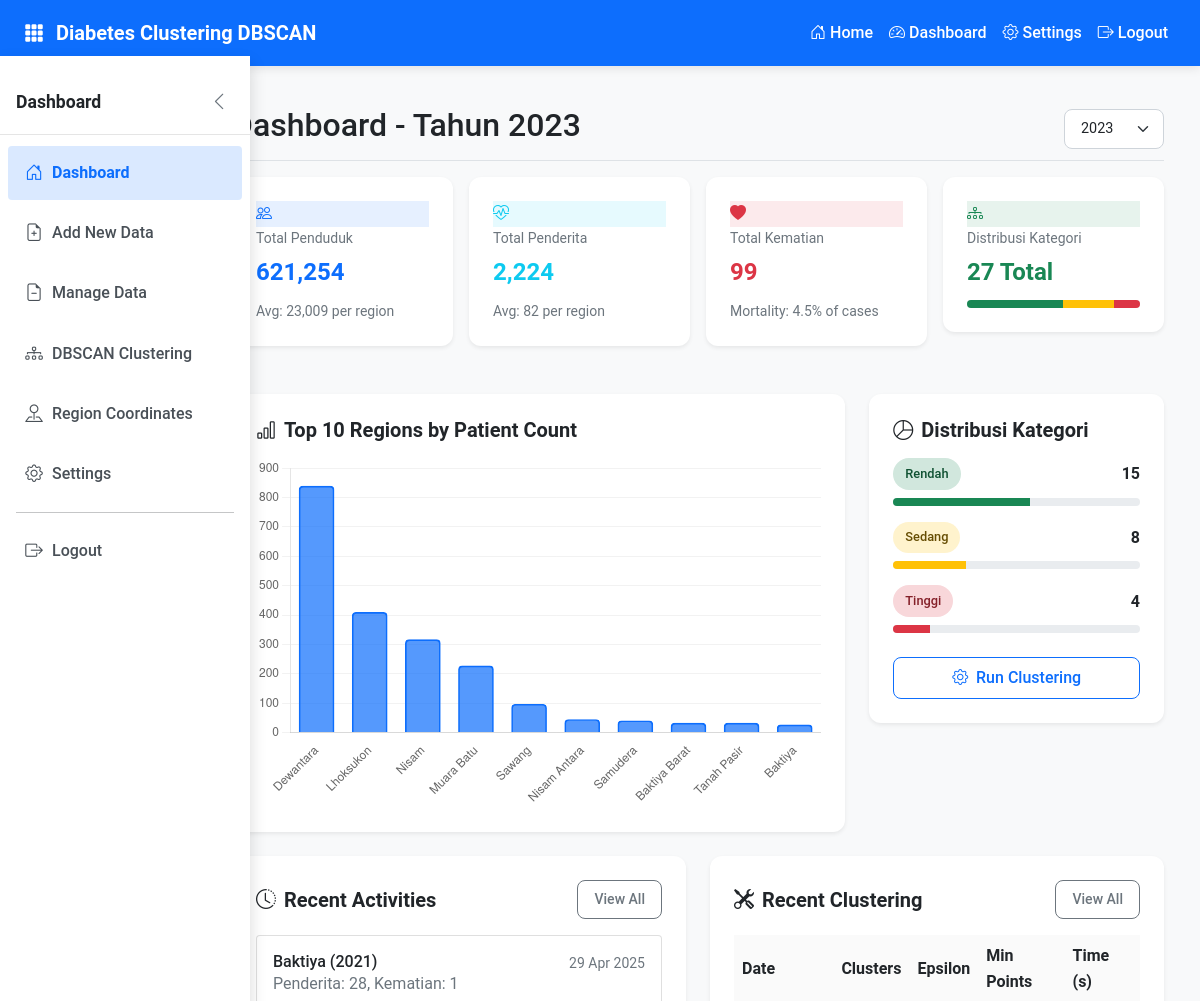
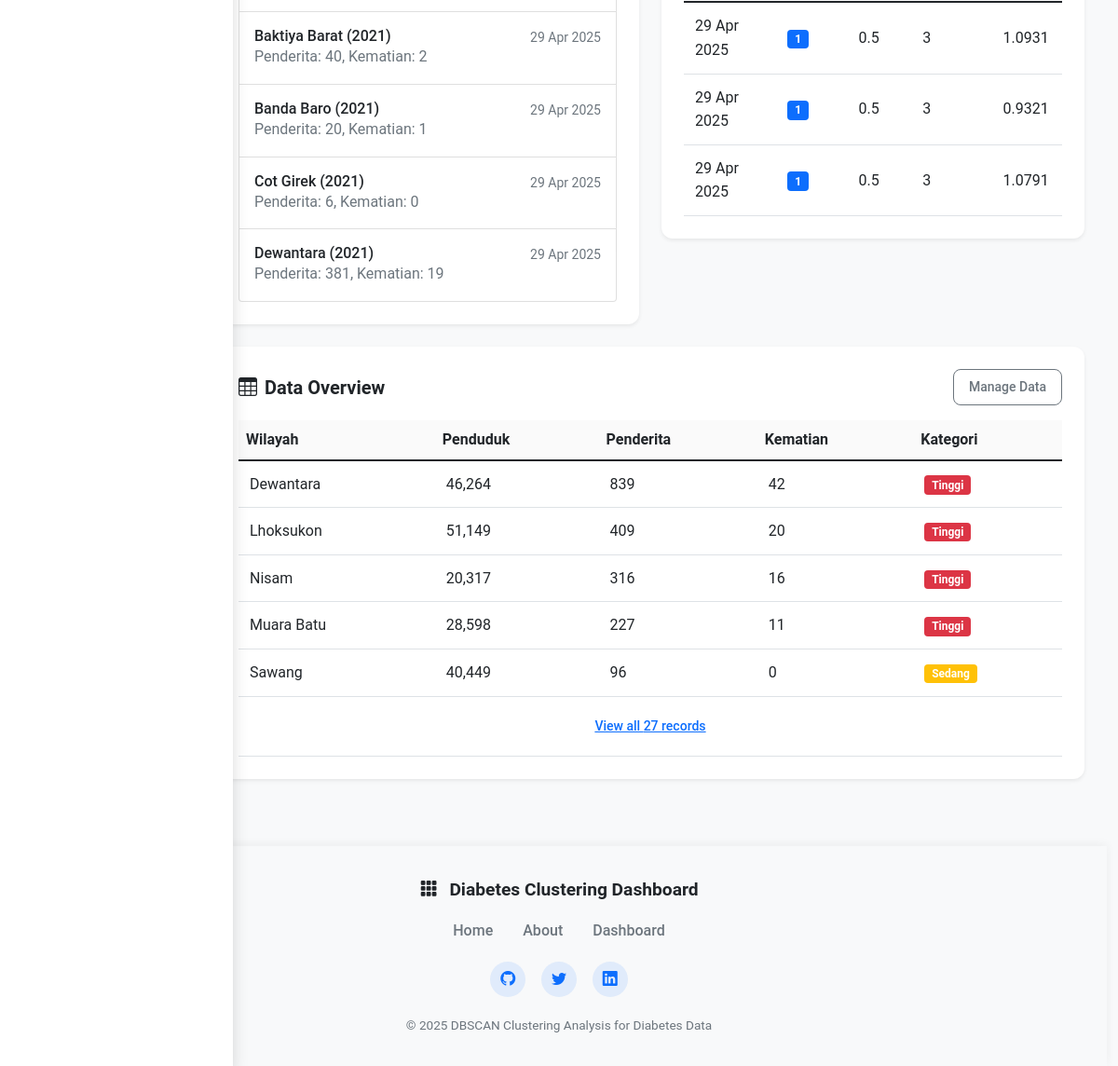
Page /admin/dashboard.php (signed in) on the committed database (2 pictures, top to bottom).
### tables this page shows
CREATE TABLE `diabetes_data`  (
  `id` int(11) NOT NULL AUTO_INCREMENT,
  `wilayah` varchar(100) NOT NULL,
  `jumlah_penduduk` int(11) NOT NULL,
  `jumlah_penderita` int(11) NOT NULL,
  `jumlah_kematian` int(11) NOT NULL,
  `created_at` timestamp(0) NOT NULL DEFAULT current_timestamp(0),
  `cluster` int(11) NULL DEFAULT NULL,
  `tahun` int(11) NULL DEFAULT NULL,
  PRIMARY KEY (`id`) USING BTREE
);

CREATE TABLE `clustering_results`  (
  `id` int(11) NOT NULL AUTO_INCREMENT,
  `cluster_count` int(11) NOT NULL,
  `epsilon` float NOT NULL,
  `min_samples` int(11) NULL DEFAULT NULL,
  `min_points` int(11) NOT NULL,
  `data_points` int(11) NOT NULL,
  `outliers` int(11) NOT NULL,
  `execution_time` float NOT NULL,
  `date_generated` timestamp(0) NOT NULL DEFAULT current_timestamp(0),
  PRIMARY KEY (`id`) USING BTREE
);

### admin/dashboard.php (the view, shortened to what the rows shown need)
<?php
require_once '../config/database.php';
$stmt = $pdo->prepare("SELECT * FROM user_settings WHERE user_id = ?");
$stmt->execute([$_SESSION['user_id']]);
$settings = $stmt->fetch(PDO::FETCH_ASSOC);
$show_chart_dashboard = isset($settings['show_chart_dashboard']) ? (bool)$settings['show_chart_dashboard'] : true;
$selected_year = isset($_GET['year']) ? $_GET['year'] : null;
$stmt = $pdo->query("SELECT DISTINCT tahun FROM diabetes_data ORDER BY tahun DESC");
$years = $stmt->fetchAll(PDO::FETCH_COLUMN);
if (!$selected_year || !in_array($selected_year, $years)) {
    $selected_year = $years[0] ?? date('Y');
}
$stmt = $pdo->prepare("SELECT * FROM diabetes_data WHERE tahun = ? ORDER BY {$settings['default_sort']} DESC");
$stmt->execute([$selected_year]);
$region_data = $stmt->fetchAll(PDO::FETCH_ASSOC);
function getKategoriDiabetes($jumlah_penderita, $jumlah_kematian, $jumlah_penduduk) {
    $rasio_penderita = ($jumlah_penduduk > 0) ? ($jumlah_penderita / $jumlah_penduduk) * 1000 : 0;
    if ($jumlah_penderita >= 300 || ($jumlah_penderita >= 200 && $jumlah_kematian >= 10)) {
        return [
            'kategori' => 'Tinggi',
            'color' => 'bg-danger'
        ];
    } elseif ($jumlah_penderita >= 20 || ($rasio_penderita >= 5 && $jumlah_penderita >= 10)) {
        return [
            'kategori' => 'Sedang',
            'color' => 'bg-warning'
        ];
    } else {
        return [
            'kategori' => 'Rendah',
            'color' => 'bg-success'
        ];
    }
}
$chart_data = array_slice($region_data, 0, 10);
$recent_stmt = $pdo->query("SELECT id, wilayah, tahun, jumlah_penderita, jumlah_kematian, created_at
                            FROM diabetes_data
                            ORDER BY created_at DESC
                            LIMIT 5");
$recent_activities = $recent_stmt->fetchAll();
$cluster_stmt = $pdo->query("SELECT * FROM clustering_results ORDER BY date_generated DESC LIMIT 3");
$cluster_history = $cluster_stmt->fetchAll();
include '../includes/header.php';
?>
<div class="container-fluid">
    <div class="row">
        <main class="col-md-9 ms-sm-auto col-lg-10 px-md-4">
            <div class="d-flex justify-content-between flex-wrap flex-md-nowrap align-items-center pt-3 pb-2 mb-3 border-bottom">
                <h1 class="h2">Dashboard - Tahun <?php echo htmlspecialchars($selected_year); ?></h1>
            </div>
            <div class="row">
                <div class="col-lg-6">
                    <div class="card shadow-sm mb-4">
                        <div class="card-body">
                            <?php if (count($recent_activities) > 0): ?>
                                <div class="list-group">
                                    <?php foreach ($recent_activities as $activity): ?>
                                        <div class="list-group-item list-group-item-action d-flex gap-3 py-3">
                                            <div class="d-flex gap-2 w-100 justify-content-between">
                                                <div>
                                                    <h6 class="mb-0"><?php echo htmlspecialchars($activity['wilayah']); ?> (<?php echo htmlspecialchars($activity['tahun']); ?>)</h6>
                                                    <p class="mb-0 text-muted">
                                                        Penderita: <?php echo number_format($activity['jumlah_penderita']); ?>,
                                                        Kematian: <?php echo number_format($activity['jumlah_kematian']); ?>
                                                    </p>
                                                </div>
                                                <small class="text-muted">
                                                    <?php echo date('d M Y', strtotime($activity['created_at'])); ?>
                                                </small>
                                            </div>
                                        </div>
                                    <?php endforeach; ?>
                                </div>
                            <?php else: ?>
                                <div class="text-center py-4">
                                    <p class="text-muted">No recent activities found.</p>
                                </div>
                            <?php endif; ?>
                        </div>
                    </div>
                </div>
                <div class="col-lg-6">
                    <div class="card shadow-sm mb-4">
                        <div class="card-body">
                            <?php if (count($cluster_history) > 0): ?>
                                <div class="table-responsive">
                                    <table class="table table-hover">
                                        <thead>
                                            <tr>
                                                <th>Date</th>
                                                <th>Clusters</th>
                                                <th>Epsilon</th>
                                                <th>Min Points</th>
                                                <th>Time (s)</th>
                                            </tr>
                                        </thead>
                                        <tbody>
                                            <?php foreach ($cluster_history as $history): ?>
                                                <tr>
                                                    <td><?php echo date('d M Y', strtotime($history['date_generated'])); ?></td>
                                                    <td>
                                                        <span class="badge bg-primary"><?php echo htmlspecialchars($history['cluster_count']); ?></span>
                                                    </td>
                                                    <td><?php echo htmlspecialchars($history['epsilon']); ?></td>
                                                    <td><?php echo htmlspecialchars($history['min_points']); ?></td>
                                                    <td><?php echo htmlspecialchars($history['execution_time']); ?></td>
                                                </tr>
                                            <?php endforeach; ?>
                                        </tbody>
                                    </table>
                                </div>
                            <?php else: ?>
                                <div class="text-center py-4">
                                    <p class="text-muted">No clustering history found.</p>
                                </div>
                            <?php endif; ?>
                        </div>
                    </div>
                </div>
            </div>
            <div class="card shadow-sm mb-4">
                <div class="card-body">
                    <div class="table-responsive">
                        <table class="table table-hover">
                            <thead>
                                <tr>
                                    <th>Wilayah</th>
                                    <th>Penduduk</th>
                                    <th>Penderita</th>
                                    <th>Kematian</th>
                                    <th>Kategori</th>
                                </tr>
                            </thead>
                            <tbody>
                                <?php foreach (array_slice($region_data, 0, 5) as $row):
                                    $kategori_info = getKategoriDiabetes(
                                        $row['jumlah_penderita'],
                                        $row['jumlah_kematian'],
                                        $row['jumlah_penduduk']
                                    );
                                ?>
                                    <tr>
                                        <td><?php echo htmlspecialchars($row['wilayah']); ?></td>
                                        <td><?php echo number_format($row['jumlah_penduduk']); ?></td>
                                        <td><?php echo number_format($row['jumlah_penderita']); ?></td>
                                        <td><?php echo number_format($row['jumlah_kematian']); ?></td>
                                        <td>
                                            <span class="badge <?php echo $kategori_info['color']; ?>">
                                                <?php echo $kategori_info['kategori']; ?>
                                            </span>
                                        </td>
                                    </tr>
                                <?php endforeach; ?>
                            </tbody>
                        </table>
                    </div>
                </div>
            </div>
        </main>
    </div>
</div>
<?php if ($show_chart_dashboard): ?>
<script>
document.addEventListener('DOMContentLoaded', function() {
    const ctx = document.getElementById('regionsChart').getContext('2d');
    new Chart(ctx, {
        type: 'bar',
        data: {
            labels: <?php echo json_encode(array_column($chart_data, 'wilayah')); ?>,
            datasets: [{
                label: 'Jumlah Penderita',
                data: <?php echo json_encode(array_column($chart_data, 'jumlah_penderita')); ?>,
                backgroundColor: 'rgba(13, 110, 253, 0.7)',
                borderColor: 'rgba(13, 110, 253, 1)',
                borderWidth: 1,
                borderRadius: 4,
                barThickness: 'flex',
                maxBarThickness: 35
            }]
        },
        options: {
            responsive: true,
            maintainAspectRatio: false,
            plugins: {
                legend: {
                    display: false
                },
                tooltip: {
                    callbacks: {
                        label: function(context) {
                            return 'Penderita: ' + new Intl.NumberFormat().format(context.raw);
                        },
                        afterLabel: function(context) {
                            const dataIndex = context.dataIndex;
                            const deaths = <?php echo json_encode(array_column($chart_data, 'jumlah_kematian')); ?>[dataIndex];
                            return 'Kematian: ' + new Intl.NumberFormat().format(deaths);
                        }
                    }
                }
            },
            scales: {
                y: {
                    beginAtZero: true,
                    grid: {
                        color: 'rgba(0, 0, 0, 0.05)'
                    },
                    ticks: {
                        callback: function(value) {
                            return new Intl.NumberFormat().format(value);
                        }
                    }
                },
                x: {
                    grid: {
                        display: false
                    },
                    ticks: {
                        maxRotation: 45,
                        minRotation: 45
                    }
                }
            }
        }
    });
});
</script>
<?php endif; ?>
<?php include '../includes/footer.php'; ?>

### rows in the picture
diabetes_data: wilayah "Baktiya", tahun "2021", jumlah_penderita "28", jumlah_kematian "1", created_at "29 Apr 2025"
diabetes_data: wilayah "Baktiya Barat", tahun "2021", jumlah_penderita "40", jumlah_kematian "2", created_at "29 Apr 2025"
diabetes_data: wilayah "Banda Baro", tahun "2021", jumlah_penderita "20", jumlah_kematian "1", created_at "29 Apr 2025"
diabetes_data: wilayah "Cot Girek", tahun "2021", jumlah_penderita "6", jumlah_kematian "0", created_at "29 Apr 2025"
diabetes_data: wilayah "Dewantara", tahun "2021", jumlah_penderita "381", jumlah_kematian "19", created_at "29 Apr 2025"
clustering_results: date_generated "29 Apr 2025", cluster_count "1", epsilon "0.5", min_points "3", execution_time "1.0931"
clustering_results: date_generated "29 Apr 2025", cluster_count "1", epsilon "0.5", min_points "3", execution_time "0.9321"
clustering_results: date_generated "29 Apr 2025", cluster_count "1", epsilon "0.5", min_points "3", execution_time "1.0791"
diabetes_data: wilayah "Dewantara", jumlah_penduduk "46,264", jumlah_penderita "839", jumlah_kematian "42", kategori "Tinggi"
diabetes_data: wilayah "Lhoksukon", jumlah_penduduk "51,149", jumlah_penderita "409", jumlah_kematian "20", kategori "Tinggi"
diabetes_data: wilayah "Nisam", jumlah_penduduk "20,317", jumlah_penderita "316", jumlah_kematian "16", kategori "Tinggi"
diabetes_data: wilayah "Muara Batu", jumlah_penduduk "28,598", jumlah_penderita "227", jumlah_kematian "11", kategori "Tinggi"
diabetes_data: wilayah "Sawang", jumlah_penduduk "40,449", jumlah_penderita "96", jumlah_kematian "0", kategori "Sedang"

### other values in the picture
$lang['home'] "Home"
$lang['dashboard'] "Dashboard"
$lang['settings'] "Settings"
$lang['logout'] "Logout"
$lang['add_data'] "Add New Data"
$lang['manage_data'] "Manage Data"
$lang['region_coordinates'] "Region Coordinates"
$selected_year "2023"
$total_penduduk "621,254"
$avg_penduduk "23,009"
$total_penderita "2,224"
$avg_penderita "82"
$total_kematian "99"
$mortality_rate "4.5"
array_sum($kategori_counts) "27"
